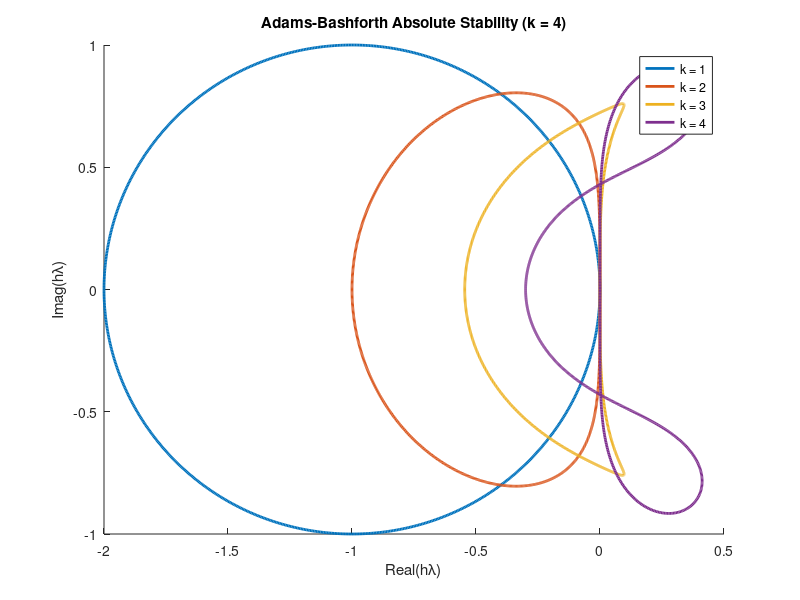

Write the MATLAB code that produced this figure.
function [] = code1()

N = 1000;
th = linspace(0,2*pi,N);
r = exp(1i*th);
hold on;

f = @(r) (r-1);
xi = f(r);
plot(real(xi), imag(xi), 'LineWidth',2);

f = @(r) 2*(r.^2-r)./(3*r-1);
xi = f(r);
plot(real(xi), imag(xi), 'LineWidth',2);

f = @(r) 12*(r.^3-r.^2)./(23*r.^2 - 16*r + 5);
xi = f(r);
plot(real(xi), imag(xi), 'LineWidth',2);


f = @(r) 24*(r.^4-r.^3)./(55*r.^3 - 59*r.^2 + 37*r - 9);
xi = f(r);
plot(real(xi), imag(xi), 'LineWidth',2);


Legend = cell(4,1)
Legend{1} = 'k = 1';
Legend{2} = 'k = 2';
Legend{3} = 'k = 3';
Legend{4} = 'k = 4';

%Legend = cell(1,1);
%Legend{1} = 'k = 4'
legend(Legend);

title('Adams-Bashforth Absolute Stability (k = 4)');
xlabel('Real(h\lambda)');
ylabel('Imag(h\lambda)');
saveas(gcf, '5_2_2.png');